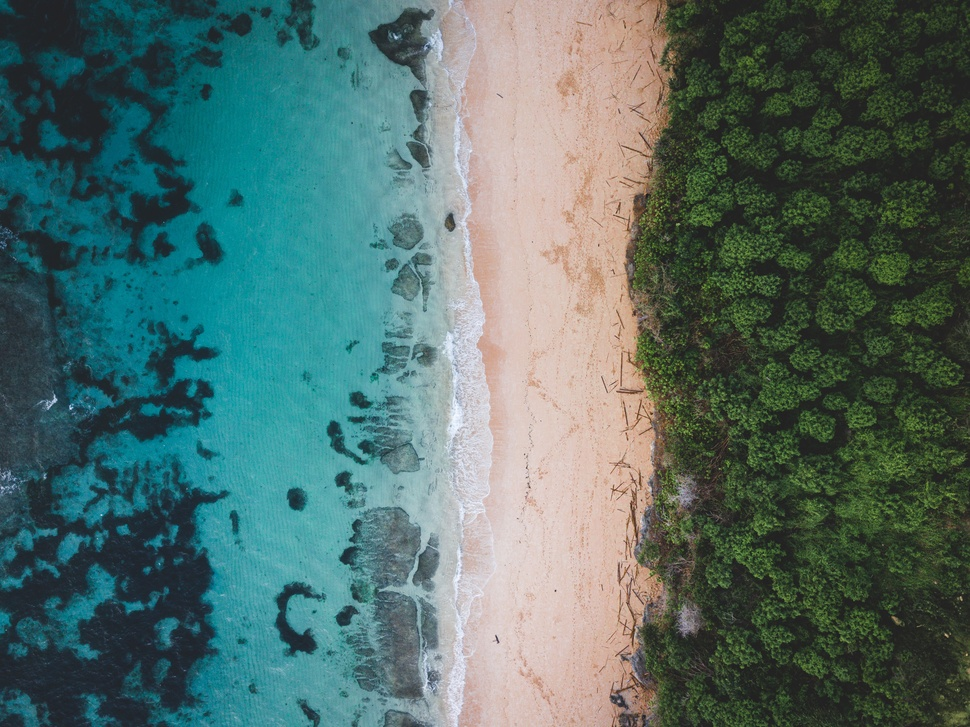
#> input picture Images/Test 2.jpg, 970 x 727 px, shrunk from 3892 x 2917 before the run
$ python Iteration_5.py
#> lines starting #> are read from the running program, lines starting #| are printed output that depends on the picture; long printed decimals are rounded
import numpy as np
import cv2
import math
import time


class Mask:

    def __init__(self, image_name):

        self.image_name = image_name
        image = cv2.imread(self.image_name)
        self.image_data = np.asarray(image)
        self.image_subsets = list()
        self.image_approx = None
        [self.shape_x, self.shape_y, self.shape_z] = self.image_data.shape
        self.max_pixels = None
        centre_x = float(self.shape_y / 2)
        centre_y = float(self.shape_x / 2)
        self.centre = [centre_x, centre_y]

        # x is the rows, y the columns and z is the depth.

    def fifth_iteration(self, red, green, subtracting=True):
        image = self.process(red, green, subtracting)
        output = self.gaussian_blur(image, 101)
        cv2.imwrite('Images/Showcase6_Blurred_Circle_0.75.jpg', output)
        [distance, theta, theta_2] = self.direction_finding()
        return distance, theta, theta_2

    def process(self, red, green, subtracting):
        blue_layer = self.image_data.copy()

        if subtracting:
            blue_layer[:, :, 0] = blue_layer[:, :, 0] - (red * blue_layer[:, :, 1] + green * blue_layer[:, :, 2])
            blue_layer[:, :, 0][blue_layer[:, :, 0] < 0] = 0

        for i in range(1, 3):
            blue_layer[:, :, i] = np.zeros([self.shape_x, self.shape_y])
        image = cv2.cvtColor(blue_layer, code=cv2.COLOR_BGR2GRAY)
        # cv2.imwrite('Showcase4_Processed_0.5.jpg', image)
        return image

    def gaussian_blur(self, image, radius):
        image = cv2.GaussianBlur(image, (radius, radius), 0)
        (minVal, maxVal, minLoc, maxLoc) = cv2.minMaxLoc(image)
        self.max_pixels = [float(maxLoc[0]), float(maxLoc[1])]
        image = self.image_data.copy()
        cv2.circle(image, maxLoc, radius, (255, 0, 0), 20)
        centre_coord = [int(x) for x in self.centre]
        cv2.circle(image, tuple(centre_coord), radius, (0, 255, 0), 20)
        return image

    def direction_finding(self):
        distance = int(math.dist(self.centre, self.max_pixels))

        difference = []

        zip_ob = zip(self.centre, self.max_pixels)
        for list1_i, list2_i in zip_ob:
            difference.append(list2_i - list1_i)

        diff_arr = np.array(difference)
        theta = np.arctan2(diff_arr[1], diff_arr[0]) * 180 / np.pi
        theta_2 = np.arctan2(distance, 1000) * 180 / np.pi

        return distance, theta, theta_2


def test_fifth_iteration():
    mask = Mask('Images/Test 2.jpg')
    distance, theta, theta_2 = mask.fifth_iteration(red=0.75, green=0.75)
    return distance, theta, theta_2

times = []
for i in range(3):

    start = time.time()
    print(test_fifth_iteration())
    end = time.time()
    elapsed_time = end - start
    times.append(elapsed_time)
#> this loop made 3 passes
#> elapsed_time on passes 1 to 3: 0.414, 0.078, 0.0775
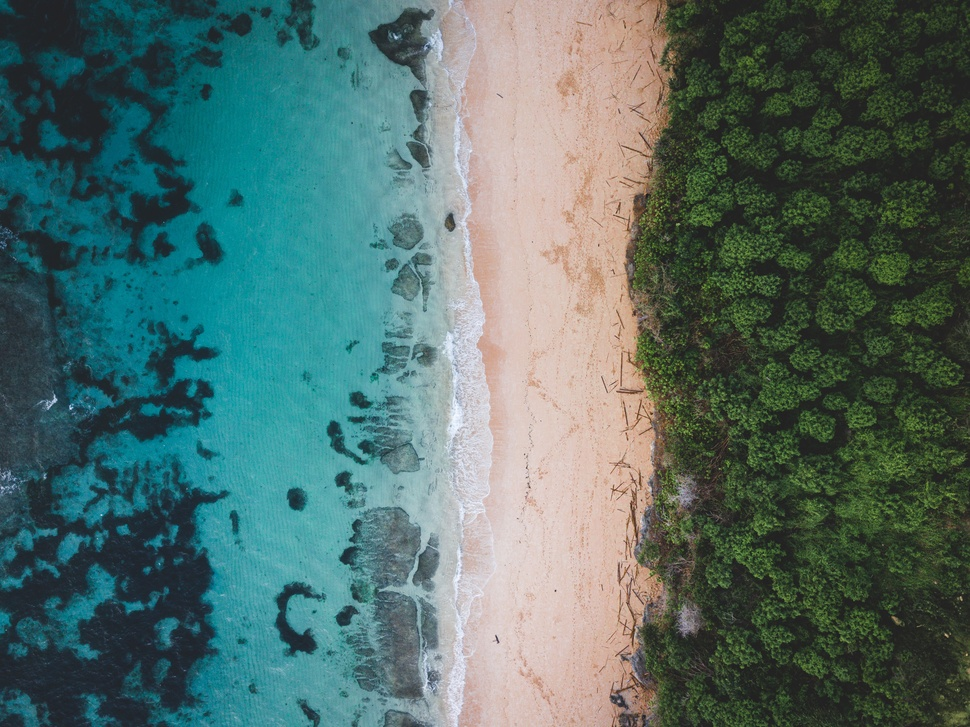
#> input picture Images/Test 2.jpg, 970 x 727 px, shrunk from 3892 x 2917 before the run
#> pass 1, in process, `image = cv2.cvtColor(blue_layer, code=cv2.COLOR_BGR2GRAY)`:
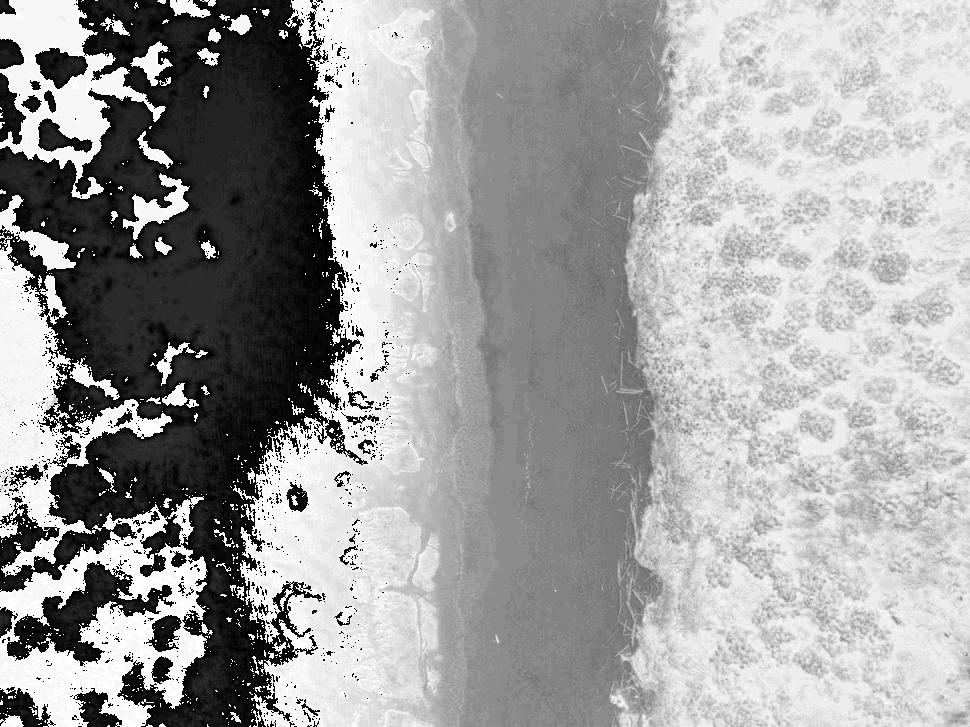
#> image: shape (727, 970); min 0, max 29, mean 18.1; drawn with min black and max white
#> pass 1, in gaussian_blur, `image = cv2.GaussianBlur(image, (radius, radius), 0)`:
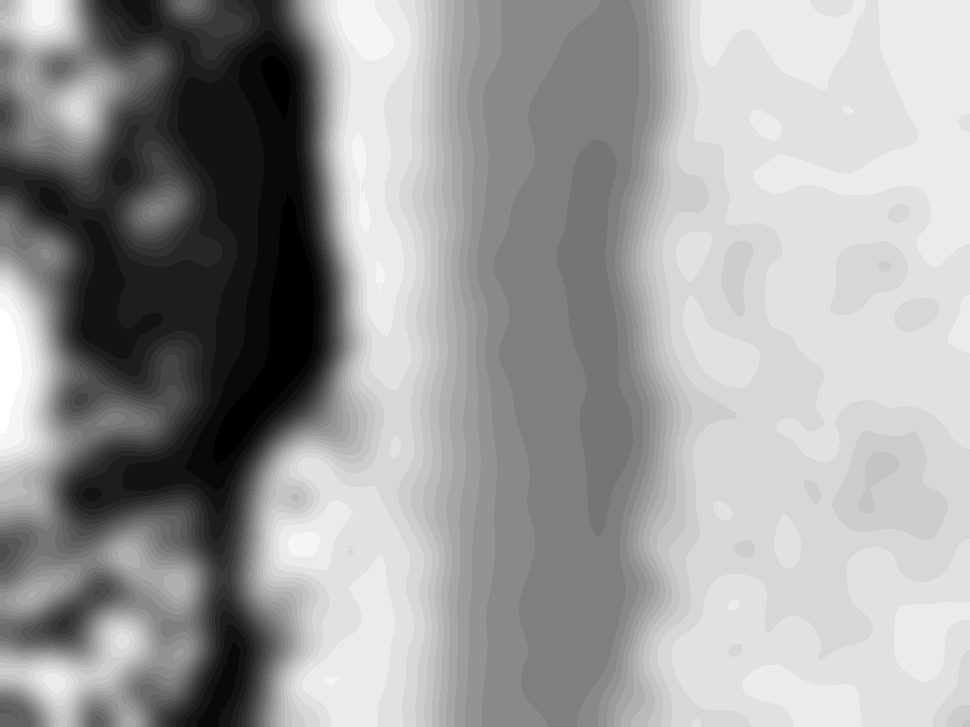
#> image: shape (727, 970); min 2, max 28, mean 18.1; drawn with min black and max white
#> pass 1, in fifth_iteration, `output = self.gaussian_blur(image, 101)`:
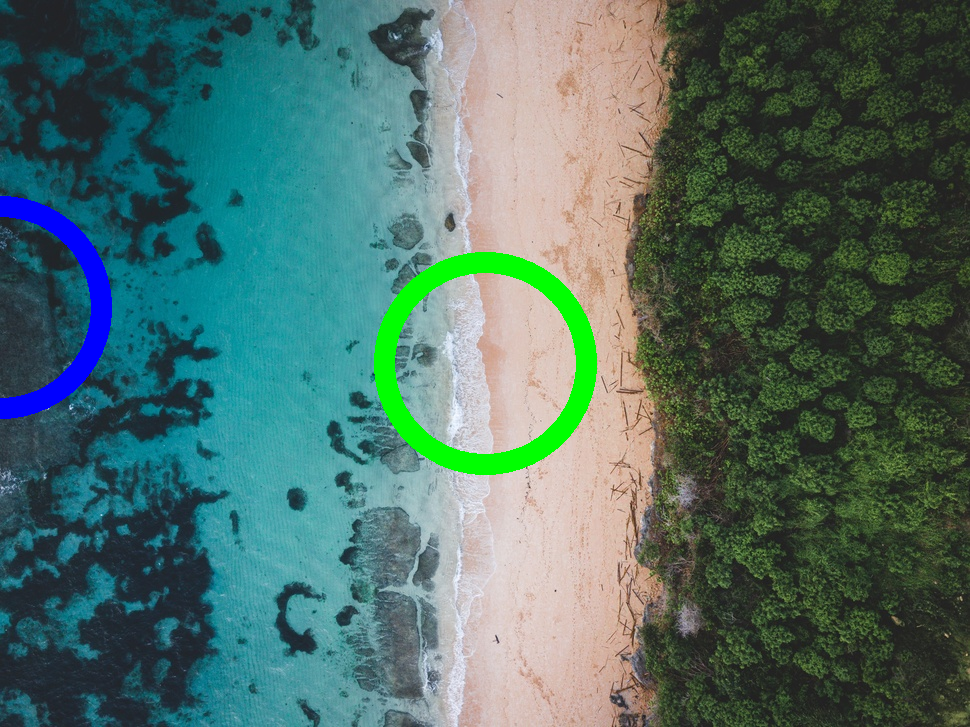
#> output: shape (727, 970, 3); mean B, G, R 102.6, 109.7, 78.3
#> after the loop, times = [0.414, 0.078, 0.0775]

print(times)
#| [0.4144, 0.07795, 0.07753]
print(sum(times)/3)
#| 0.19

$ run again, with Images/Test 3.jpg copied over Images/Test 2.jpg
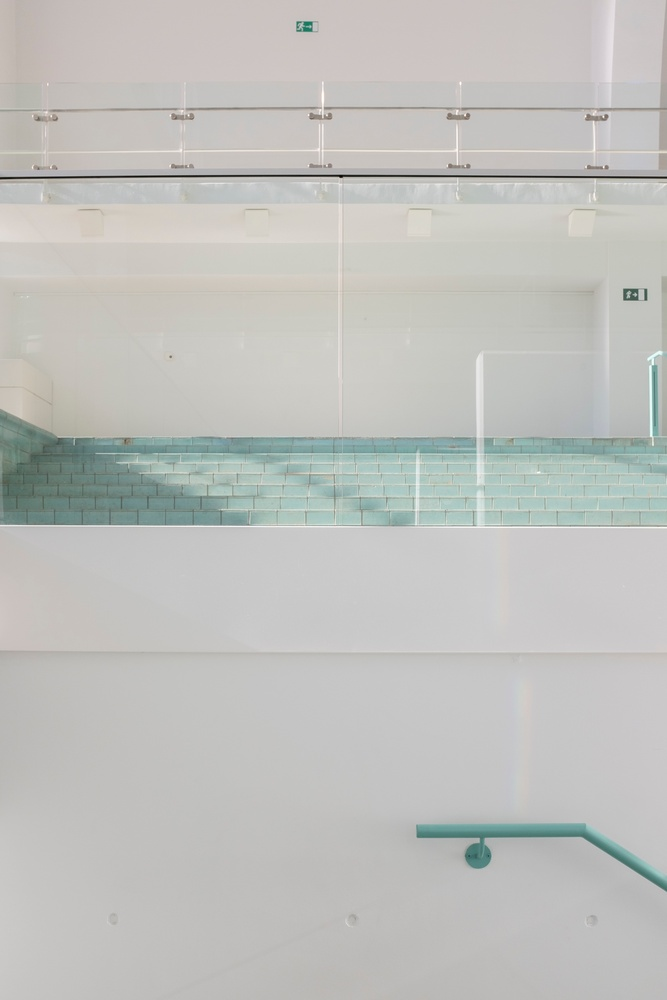
#> input picture Images/Test 3.jpg, 667 x 1000 px, shrunk from 4000 x 6000 before the run
#> the loop `for i in range(3): ` made 3 passes
#> elapsed_time on passes 1 to 3: 0.341, 0.12, 0.106
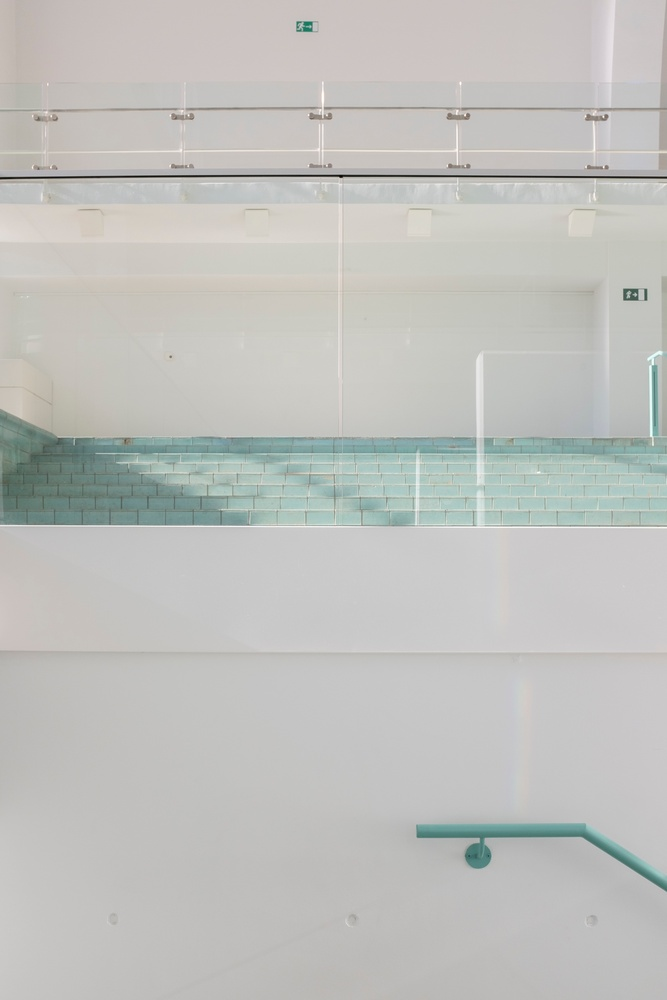
#> input picture Images/Test 2.jpg, 667 x 1000 px, shrunk from 4000 x 6000 before the run
#> pass 1, in gaussian_blur, `image = cv2.GaussianBlur(image, (radius, radius), 0)`:
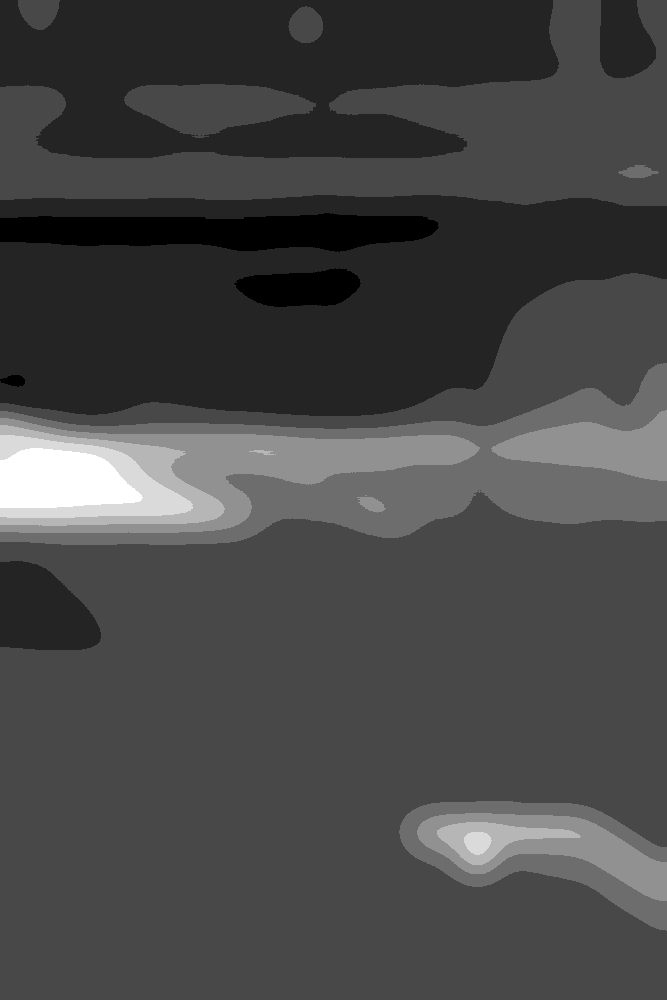
#> image: shape (1000, 667); min 16, max 23, mean 18; drawn with min black and max white
#> pass 1, in fifth_iteration, `output = self.gaussian_blur(image, 101)`:
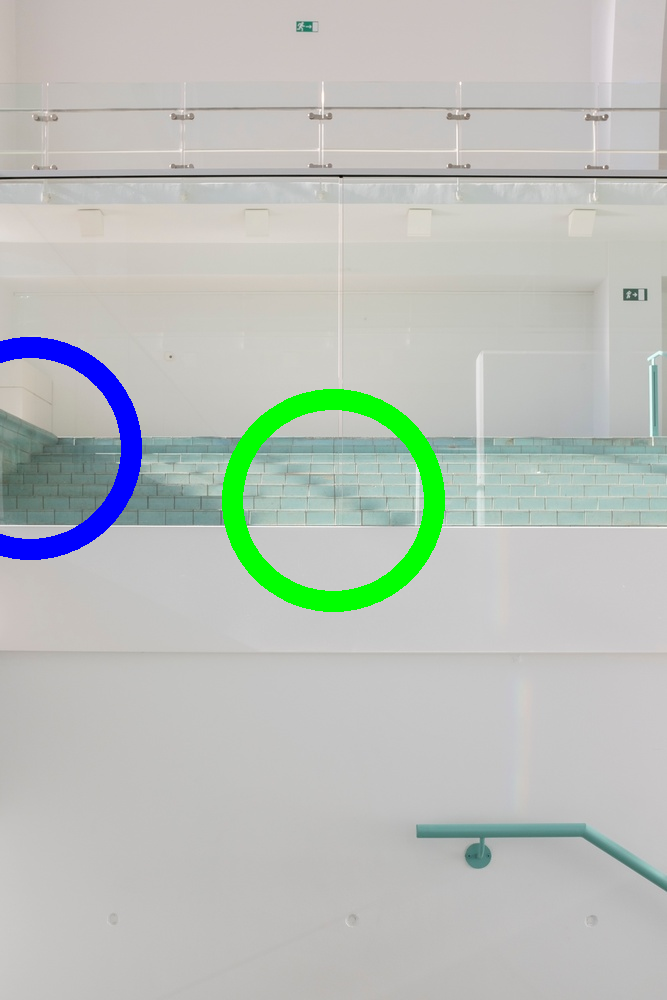
#> output: shape (1000, 667, 3); mean B, G, R 186.3, 191.4, 185.7
#> after the loop `for i in range(3):`: times = [0.341, 0.12, 0.106]
#| [0.3411, 0.1197, 0.1061]
#| 0.1889
